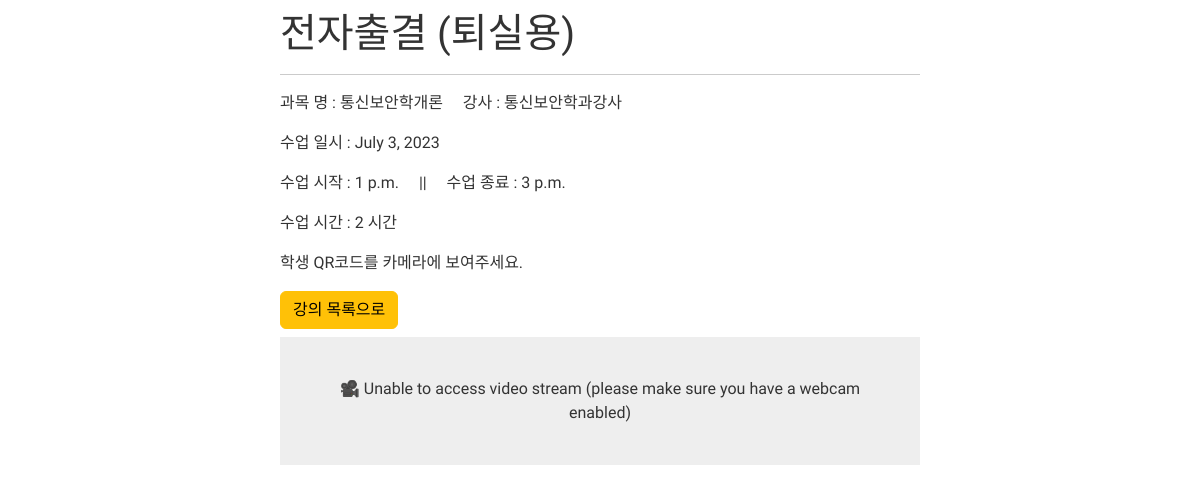
/course/QRScanner_out/3/, run on an earlier commit of the app's database.
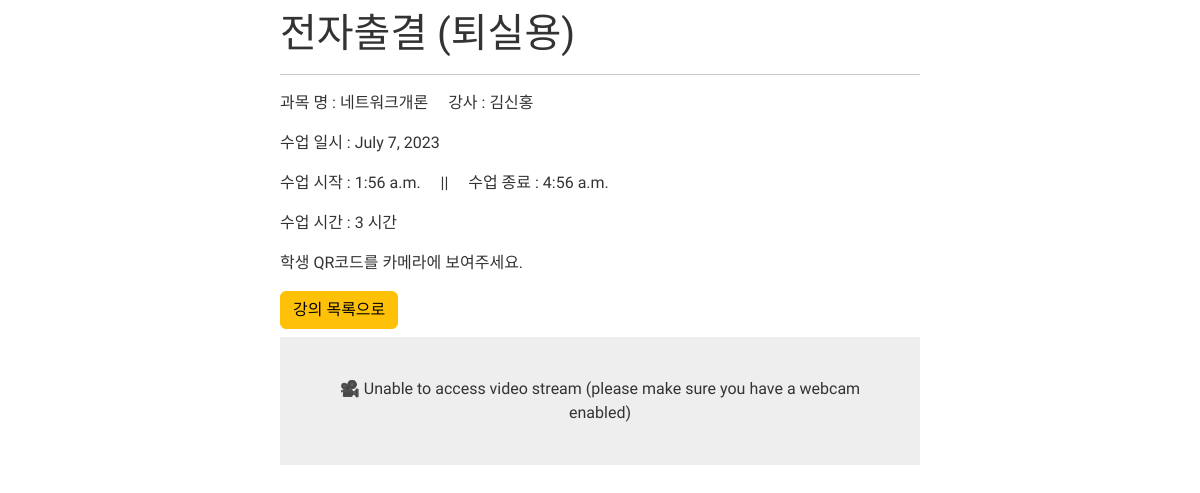
And on a later commit of the database.
### course/models.py (models this page shows, shortened)
class Course(models.Model):
    course_name = models.CharField(max_length=50)
    teacher_name = models.CharField(max_length=20)
    division_name = models.ForeignKey(Division, on_delete=models.CASCADE)
    start_date = models.DateField()
    start_at = models.TimeField()
    end_at = models.TimeField()
    hours = models.IntegerField()

### course/views.py (the view)
# urls.py: path('QRScanner_out/<int:pk>/', views.QRScanner_out, name='QRScanner_out'),
def QRScanner_out(request, pk):
    course = get_object_or_404(Course, pk=pk)
    if request.method == 'POST' and  'data' in request.POST and request.POST.get('data') != "":
        qr_data = request.POST.get('data')
        try:
            student = Student.objects.get(name=qr_data)
            print("url 데이터 : " + student.name)
            now = datetime.now()
            time_now = str(now.strftime('%Y-%m-%d %H:%M'))
            context = {
                'course' : course,
                'check_time' : time_now,
                'student' : student,
                'status' : False, # 입실 -> True, 퇴실 -> False
            }
            return render(request, 'attendance/attendance_check.html', context)
        except Student.DoesNotExist:
            print("유효한 QR코드가 입력값으로 들어오지 않았습니다.")
            context = {
                'course' : course,
                'qr_error' : True,
                'error_message' : "유효한 QR코드가 아닙니다. 등록된 QR코드를 보여주세요"
            }
            return render(request, 'attendance/QRScanner_out.html', context)
    else :
        context = {
            'course' : course,
        }
        return render(request, 'attendance/QRScanner_out.html', context)

### course/templates/attendance/QRScanner_out.html (shortened to what this page needs)
{% load static %}
{% load django_bootstrap5 %}
{% bootstrap_css %}
<html>
<head>
</head>
<body>
  <h1>전자출결 (퇴실용)</h1>
  <hr>
  <p>과목 명 : {{course.course_name}} &nbsp;&nbsp;&nbsp; 강사 : {{course.teacher_name}} </p>
  <p>수업 일시 : {{course.start_date}}</p>
  <p>수업 시작 : {{course.start_at}}  &nbsp;&nbsp;&nbsp; || &nbsp;&nbsp;&nbsp;  수업 종료 : {{course.end_at}}</p>
  <p>수업 시간 : {{course.hours}} 시간</p>
  <p>학생 QR코드를 카메라에 보여주세요.</p>
  <h3>
    <a class="btn btn-warning" href="{% url 'course:course_detail' course.pk %}">
      강의 목록으로
    </a>
  </h3>
  <div id="loadingMessage">🎥 Unable to access video stream (please make sure you have a webcam enabled)</div>
</body>
</html>

What changed in the data, as far as the page shows it:
changed Course: course_name "통신보안학개론" → "네트워크개론"; teacher_name "통신보안학과강사" → "김신홍"; start_date "July 3, 2023" → "July 7, 2023"; start_at "1 p.m." → "1:56 a.m."; end_at "3 p.m." → "4:56 a.m."; hours "2" → "3"
